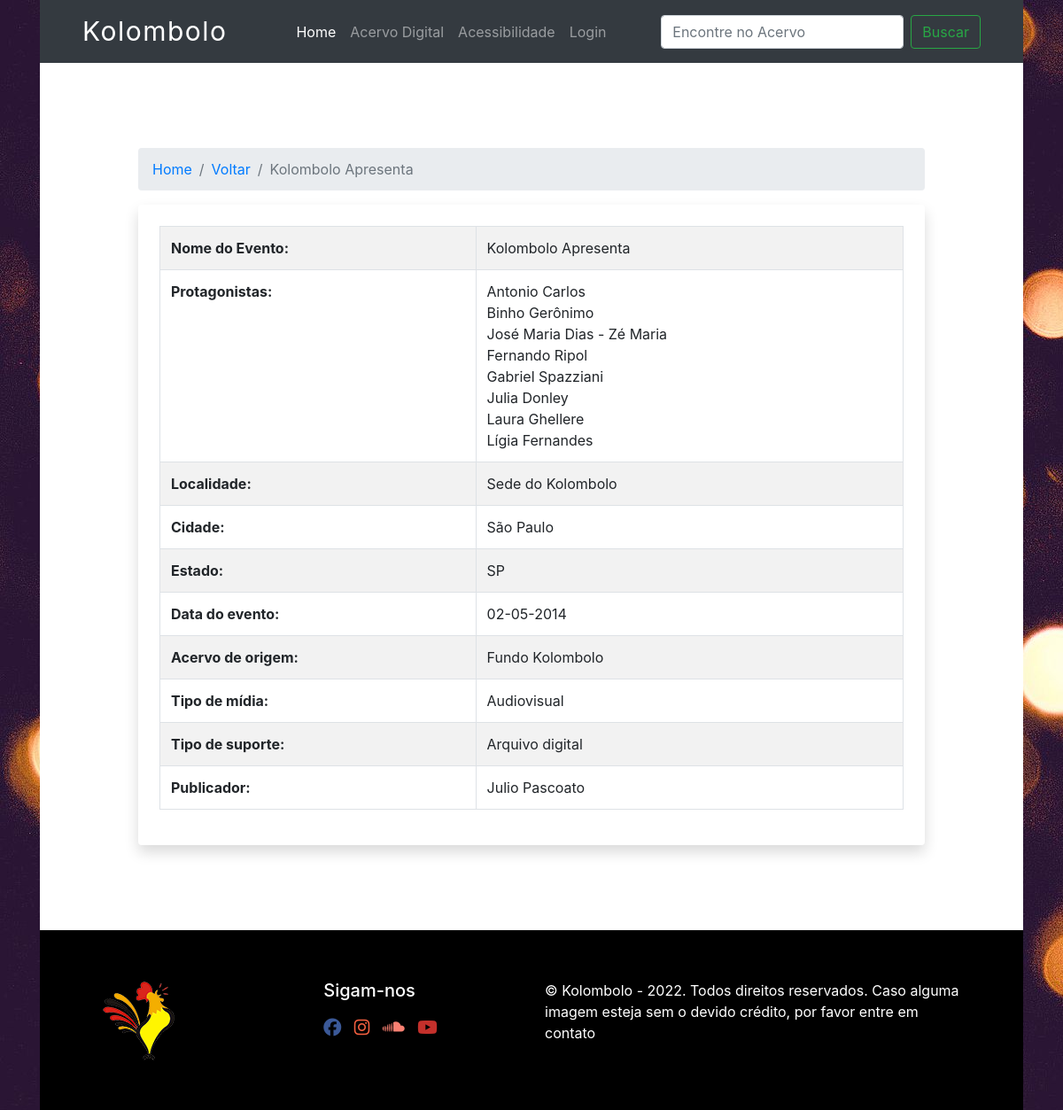
/view-item/3, run on the app's committed database.
### database.py (models this page shows, shortened)
class Acervo(Base):
    __tablename__='acervo'
    id=Column(Integer(), primary_key=True, autoincrement=True)
    name=Column(String(80), nullable=False)
    localidade=Column(String(80), nullable=False)
    cidade=Column(String(80), nullable=False)
    estado=Column(String(80), nullable=False)
    data_created=Column(String(40), nullable=False)
    origem=Column(String(80), nullable=False)
    autor_id = Column(Integer, ForeignKey('autor.id'))
    tipo_id = Column(Integer, ForeignKey("tipo.id"))
    tipo = relationship("Midia", backref=backref("tipo", uselist=False))
    suporte_id = Column(Integer, ForeignKey("suporte.id"))
    suporte = relationship("Suporte", backref=backref("suporte", uselist=False))
    protagonistas = relationship('Protagonista', secondary=acervo_protagonista, backref='acervos'  )

class Protagonista(Base):
    __tablename__='protagonista'
    id=Column(Integer(), primary_key=True, autoincrement=True)
    name=Column(String(80), nullable=False, unique=True)

class Midia(Base):
    __tablename__='tipo'
    id=Column(Integer(), primary_key=True, autoincrement=True)
    name=Column(String(80), nullable=False, unique=True)

class Suporte(Base):
    __tablename__='suporte'
    id=Column(Integer(), primary_key=True, autoincrement=True)
    name=Column(String(80), nullable=False, unique=True)

class User(UserMixin, Base):
    __tablename__='autor'
    id=Column(Integer(), primary_key=True, autoincrement=True)
    fullname=Column(String(80), nullable=False, unique=True)
    password=Column(String(25), nullable=False, unique=True)
    email=Column(String(80), unique=True, nullable=False)
    date_created=Column(DateTime(), default=datetime.utcnow)
    acervo_posts = relationship("Acervo", backref='autor')

### app.py (the view)
@app.route("/view-item/<int:item_id>", methods=["GET", "POST"])
def view_item(item_id):
    query = local_session.query(Acervo).filter(Acervo.id == item_id).first()
    return render_template("view_item.html", search=query)

### templates/view_item.html (shortened to what this page needs)
{% extends "base.html" %}
{% import "bootstrap/wtf.html" as wtf %}
{% block content %}
<div class="container px-5">
  <div class="container p-5">
    <nav aria-label="breadcrumb">
      <ol class="breadcrumb">
        <li class="breadcrumb-item"><a href="/">Home</a></li>
        <li class="breadcrumb-item"><a href="javascript: history.go(-1)">Voltar</a></li>
        <li class="breadcrumb-item active" aria-current="page">{{ search.name }}</li>
      </ol>
    </nav>
    <div class="container p-4 shadow p-1 rounded">
      <table class="table table-striped table-bordered">
        <tbody>
          <tr>
            <th scope="row">Nome do Evento:</th>
            <td>{{ search.name }}</td>
          </tr>
          <tr>
            <th scope="row">Protagonistas:</th>
            <td>{% for protagonista in search.protagonistas %}{{ protagonista.name}}<br>  {% endfor %}</td>
          </tr>
          <tr>
            <th scope="row">Localidade:</th>
            <td>{{ search.localidade }}</td>
          </tr>
          <tr>
            <th scope="row">Cidade:</th>
            <td> {{ search.cidade }}</td>
          </tr>
          <tr>
            <th scope="row">Estado:</th>
            <td> {{ search.estado }}</td>
          </tr>
          <tr>
            <th scope="row">Data do evento:</th>
            <td> {{ search.data_created[8:]+"-"+search.data_created[5:7] +"-"+ search.data_created[0:4] }}</td>
          </tr>
          <tr>
            <th scope="row">Acervo de origem:</th>
            <td> {{ search.origem }}</td>
          </tr>
          <tr>
            <th scope="row">Tipo de mídia:</th>
            <td> {{ search.tipo.name }}</td>
          </tr>
          <tr>
            <th scope="row">Tipo de suporte:</th>
            <td> {{ search.suporte.name }}</td>
          </tr>
          <tr>
            <th scope="row">Publicador:</th>
            <td> {{ search.autor.fullname}}</td>
          </tr>
        </tbody>
      </table>
        </div>
    </div>
</div>
{% endblock %}

### static/css/styles.css (style rules this page uses)
body { background-image: url("../assets/image/fundo_01.jpg"); color:#292929; }

### data on the page
Acervo: name "Kolombolo Apresenta", localidade "Sede do Kolombolo", cidade "São Paulo", estado "SP", data_created "02-05-2014", origem "Fundo Kolombolo"
Protagonista: name "Antonio Carlos"
Protagonista: name "Binho Gerônimo"
Protagonista: name "José Maria Dias - Zé Maria"
Protagonista: name "Fernando Ripol"
Protagonista: name "Gabriel Spazziani"
Protagonista: name "Julia Donley"
Protagonista: name "Laura Ghellere"
Protagonista: name "Lígia Fernandes"
Midia: tipo.name "Audiovisual"
Suporte: suporte.name "Arquivo digital"
User: autor.fullname "Julio Pascoato"
